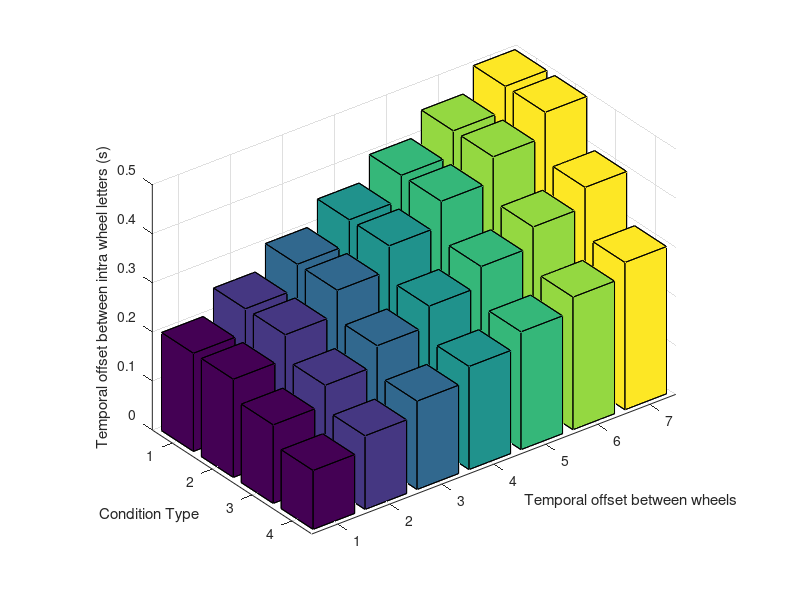
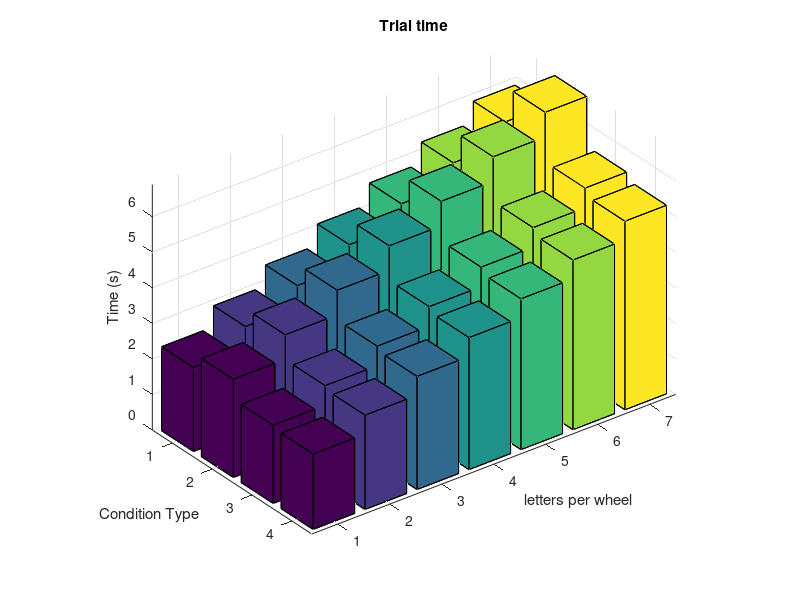
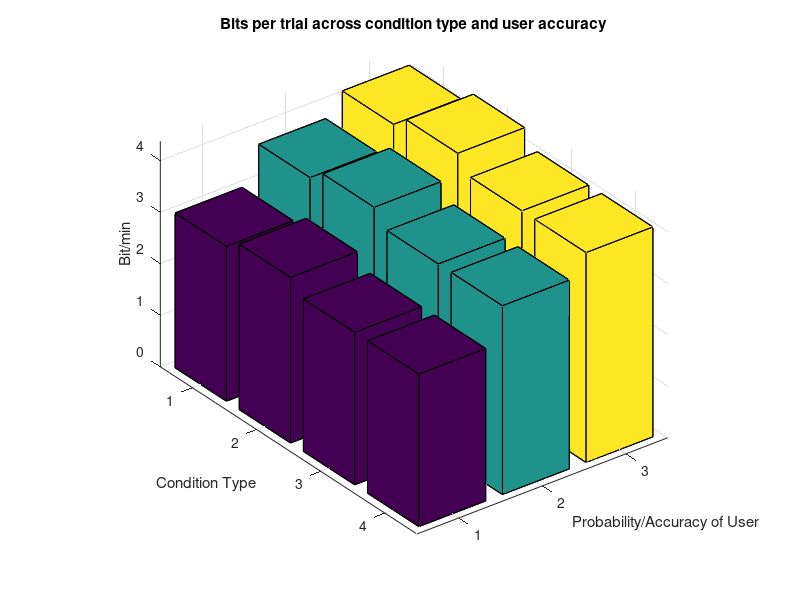
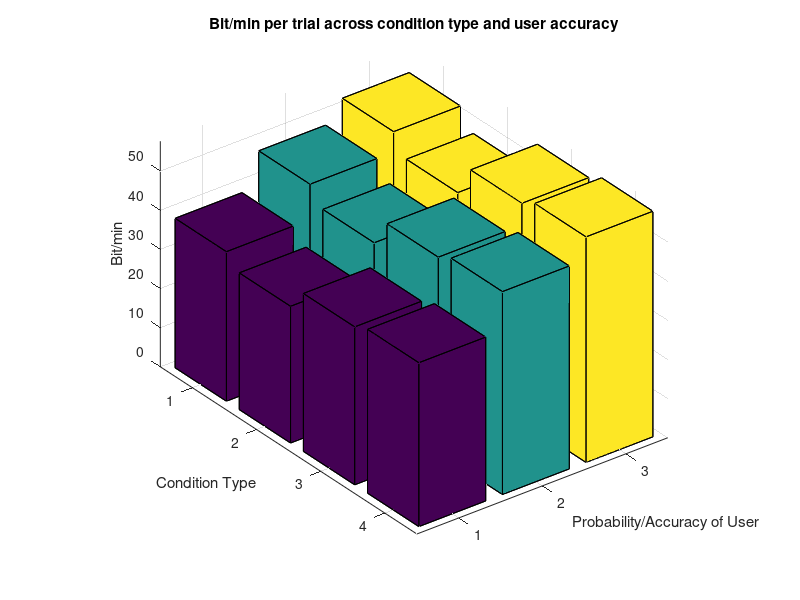

These figures' MATLAB source, in order:
% bitrateAnalysis script April 27th update
% Detailed explanation goes here
clear all
close all

target_dope =  3;
non_target_dope = 2;
letters_wheel = [5 6 6 8]';
wheel_num = [5 5 4 3]';
inter_wheel_msec = [40 50 60 70 80 90 100];
inter_wheel_sec = inter_wheel_msec ./ 1000;
selections = zeros(4, 1);

for i = 1:length(inter_wheel_sec) %looping by column through the different inter_wheel possible times
    for j = 1:length(wheel_num) % looping by row for each trial type
        inter_letter_sec(j, i) = wheel_num(j) * inter_wheel_sec(i);
        total_letters_wheel(j) = (letters_wheel(j) - 1) * non_target_dope + target_dope;
        l_tar_P(j) = target_dope / total_letters_wheel(j); %local(intra_wheel) probability of target occurring
        t_tar_P(j) = target_dope / (total_letters_wheel(j) * wheel_num(j)); %probability of target occurring across entire trial
        trial_time_s(j, i) = (inter_wheel_sec(i) * (wheel_num(j) -1)) + inter_letter_sec(j, i) * (total_letters_wheel(j));
        selections(j) = wheel_num(j) * letters_wheel(j);
    end
end

trial_time_m = trial_time_s ./ 60;


figure(1)
bar3(inter_letter_sec)
grid on
rotate3d on
xlabel('Temporal offset between wheels')
ylabel('Condition Type')
zlabel('Temporal offset between intra wheel letters (s)');

figure(2)
bar3(trial_time_s)
grid on
rotate3d on
title('Trial time')
xlabel('letters per wheel')
ylabel('Condition Type')
zlabel('Time (s)')
% zlabel('time of full letter sweep (ms)')

P = [.80 .90 .95]; %probability/accuracy of user
inter_wheel_index = 5; %index of inter_wheel time to use for bit/minute analysis
for i = 1:length(wheel_num) %create rows for each trial type
    for j = 1:length(P)  % create columns for each probability/accuracy
        N = selections(i); %possible selections in each trial type
        B(i, j) = log2(N) + P(j) * log2(P(j)) + (1 - P(j)) * log2((1 - P(j))/(N - 1)); % total bits per trial type
        B_rate(i, j) = B(i, j) ./ trial_time_m(i, inter_wheel_index);
    end
end

condition_index = 4;
for i = 1:length(inter_wheel_sec) %create rows for each trial type
    for j = 1:length(P)  % create columns for each probability/accuracy
        N = selections(condition_index); %possible selections in each trial type
        B_acrossIWI(i, j) = log2(N) + P(j) * log2(P(j)) + (1 - P(j)) * log2((1 - P(j))/(N - 1)); % total bits per trial type
        B_rate_acrossIWI(i, j) = B_acrossIWI(i, j) ./ trial_time_m(condition_index, i);
    end
end

figure(3)
bar3(B)
title('Bits per trial across condition type and user accuracy')
xlabel('Probability/Accuracy of User')
ylabel('Condition Type')
zlabel('Bit/min')
grid on
rotate3d on

figure(4)
bar3(B_rate)
title('Bit/min per trial across condition type and user accuracy')
xlabel('Probability/Accuracy of User')
ylabel('Condition Type')
zlabel('Bit/min')
grid on
rotate3d on

figure(5)
bar(t_tar_P)
title('Probability of target across whole trial')
xlabel('Condition')
ylabel('Probability')

figure(6)
bar(l_tar_P)
title('Local probability of target within target wheel')
xlabel('Condition')
ylabel('Probability')

figure(7)
bar3([selections, 7* B(:, 2), B_rate(:, 2)])
title('Selections compared to bit and bitrate across trial conditions')
ylabel('Condition')
xlabel('Selections,   7* bits,   Bit rate')

%%Narrow down ideal parameters for wheel and letters per wheel parameters
% test trial variables named _t
wheel_num_t = [1:12];
letters_wheel_t = [1:8];
inter_wheel_sec_t = .100;
original_dope = non_target_dope;
P_index = 2;  %probability of 90
thresholdTest = 0; %boolean
thresh = 26; %must contain 26 letters
normLocalProb = 1; %boolean
probThresh = .3;
for i = 1:length(wheel_num_t)
    for j = 1:length(letters_wheel_t)
        inter_letter_sec_t(i, j) = wheel_num_t(i) * inter_wheel_sec_t;
        total_letters_wheel(i, j) = (letters_wheel_t(j) - 1) * non_target_dope + target_dope;
        l_tar_P_t(i, j) = target_dope / total_letters_wheel(i, j) %local(intra_wheel) probability of target occurring
        if normLocalProb
            while ((l_tar_P_t(i, j) > probThresh) & (l_tar_P_t(i, j) ~= 1)),
                non_target_dope = non_target_dope + 1;
                total_letters_wheel(i, j) = (letters_wheel_t(j) - 1) * non_target_dope + target_dope;
                l_tar_P_t(i, j) = target_dope / total_letters_wheel(i, j) %local(intra_wheel) probability of target occurring
            end
            dope_matrix(i, j) = non_target_dope;
            non_target_dope  = original_dope;
        end
        t_tar_P_t(i, j) = target_dope / (total_letters_wheel(j) * wheel_num_t(i)); %probability of target occurring across entire trial
        trial_time_s(i, j) = (inter_wheel_sec_t * (wheel_num_t(i) -1)) + inter_letter_sec_t(i, j) * (total_letters_wheel(i, j));
        trial_time_m(i, j) = (trial_time_s(i, j) / 60);
        selections_t(i, j) = wheel_num_t(i) * letters_wheel_t(j);
        N = selections_t(i, j); %possible selections in each trial type
        if thresholdTest
            if N >= thresh
                B_t(i, j) = log2(N) + P(P_index) * log2(P(P_index)) + (1 - P(P_index)) * log2((1 - P(P_index))/(N - 1)); % total bits per trial type
                B_rate_t(i, j) = B_t(i, j) ./ trial_time_m(i, j);
            else
                B_t(i, j) = 0;
                B_rate_t(i, j) = 0;
            end
        else
            B_t(i, j) = log2(N) + P(P_index) * log2(P(P_index)) + (1 - P(P_index)) * log2((1 - P(P_index))/(N - 1)); % total bits per trial type
            B_rate_t(i, j) = B_t(i, j) ./ trial_time_m(i, j);
        end
    end
end

figure(8)
bar3(selections_t)
title('Selections across wheel number and letter per wheel');
xlabel('letters per wheel]')
ylabel('Wheel num')
rotate3d on

figure(9)
bar3(B_rate_t)
% title('Bit rate across wheel number and letter per wheel');
% xlabel('letters per wheel')
% ylabel('Wheel num')
rotate3d on
% 
% figure(10)
% bar3(trial_time_s)
% title('trial time (s) across wheel number and letter per wheel');
% xlabel('letters per wheel')
% ylabel('Wheel num')
% rotate3d on
% 
% figure(11)
% bar3(l_tar_P_t)
% title('local intrawheel probability of target letter');
% xlabel('letters per wheel')
% ylabel('Wheel num')
% rotate3d on
% 
% figure(12)
% bar3(t_tar_P_t)
% title('global trial probability of letter');
% xlabel('letters per wheel')
% ylabel('Wheel num')
% rotate3d on
% 
% 
